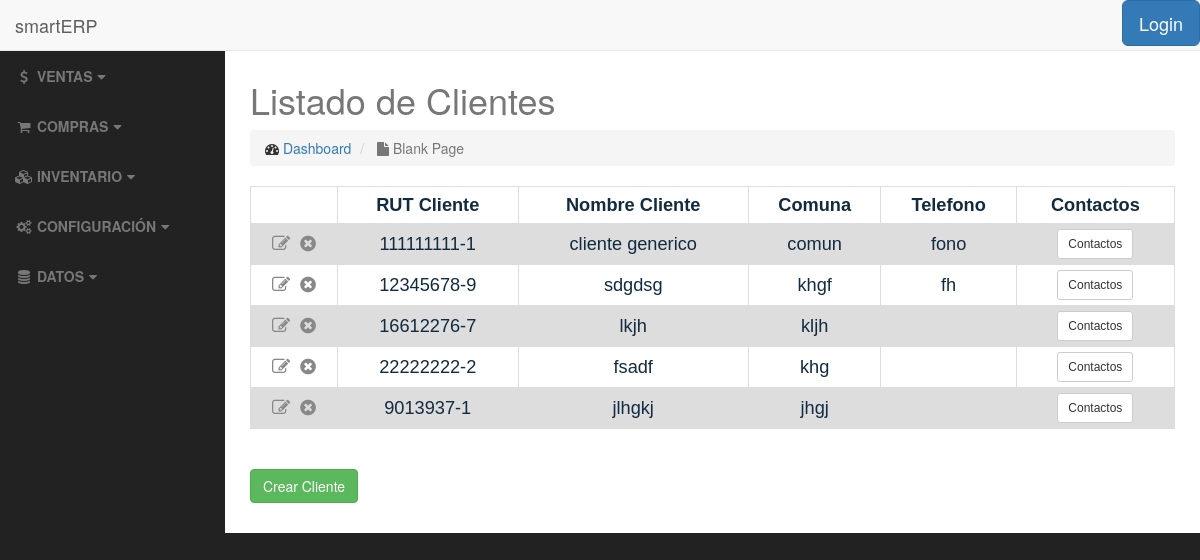
/clients/, run on the app's committed database.
### clients/models.py (models this page shows, shortened)
class Client(models.Model):
    client_rut = models.CharField(max_length=12, unique=True, verbose_name="RUT", validators=[rut_validate])
    client_name = models.CharField(max_length=250, verbose_name="Nombre Cliente")
    client_giro = models.CharField(max_length=200, verbose_name="Giro")
    client_address = models.CharField(max_length=100, verbose_name="Direccion")
    client_comuna = models.CharField(max_length=50, verbose_name="Comuna")
    client_ciudad = models.CharField(max_length=50, verbose_name="Ciudad")
    client_region = models.CharField(max_length=50, verbose_name="Region")
    client_tel = models.CharField(max_length=20, blank=True, verbose_name="Telefono")
    client_email = models.EmailField(blank=True, verbose_name="E-mail")
    is_active = models.BooleanField(default=True, verbose_name="Activo")
    class Meta:
        ordering = ['client_rut']

### clients/views.py (the view)
class ClientListView(ListView):
    template_name = 'clients/client_list.html'
    def get_queryset(self):
        return Client.objects.all()

### clients/templates/clients/client_list.html (shortened to what this page needs)
{% extends 'base.html' %}
<h2>{% block title %}Listado de Clientes{% endblock %}</h2>
{% block body %}
    <table>
            {% if object_list %}
                <tr>
                    <th></th>
                    <th>RUT Cliente</th>
                    <th>Nombre Cliente</th>
                    <th>Comuna</th>
                    <th>Telefono</th>
                    <th>Contactos</th>
                </tr>
                    {% for client in object_list %}
                        <tr>
                            <td>
                                <a href="{% url 'clients:client-update' client.pk %}"><i class="fa fa-pencil-square-o" title="Editar"></i></a>&nbsp;
                                <a href="{% url 'clients:client-delete' client.pk %}"><i class="fa fa-times-circle" title="Eliminar"></i></a>
                            </td>
                            <td>{{ client.client_rut }}</td>
                            <td>{{ client.client_name }}</td>
                            <td>{{ client.client_comuna }}</td>
                            <td>{{ client.client_tel }}</td>
                            <td>
                                <a href="{% url 'clients:contact_list' client.pk %}" class="btn btn-default btn-sm">Contactos</a>
                            </td>
                        </tr>
                    {% endfor %}
            {% else %}
                <h3>No hay clientes registrados</h3>
            {% endif %}
    </table>
    <br>
    <br>
    <a href="{% url 'clients:client-add' %}" class="btn btn-success">Crear Cliente</a>
    <br>
    <br>
{% endblock %}

### static/css/sb-admin.css (style rules this page uses)
body { margin-top: 100px; background-color: #222; }
@media (min-width:768px) { body { margin-top: 50px; } }

### templates/base.html (style rules this page uses)
table { font-family: arial, sans-serif; border-collapse: collapse; width: 100%; margin-left: auto; margin-right: auto; }
td, th { border: 1px solid #dddddd; text-align: center; padding: 5px; font-size: 130%; color: #122b40; }
tr:nth-child(even) { background-color: #dddddd; }
.fa-pencil-square-o { color: #888888; }
.fa-times-circle { color: #888888; }

### data on the page
Client: client_rut "111111111-1", client_name "cliente generico", client_comuna "comun", client_tel "fono"
Client: client_rut "12345678-9", client_name "sdgdsg", client_comuna "khgf", client_tel "fh"
Client: client_rut "16612276-7", client_name "lkjh", client_comuna "kljh"
Client: client_rut "22222222-2", client_name "fsadf", client_comuna "khg"
Client: client_rut "9013937-1", client_name "jlhgkj", client_comuna "jhgj"
